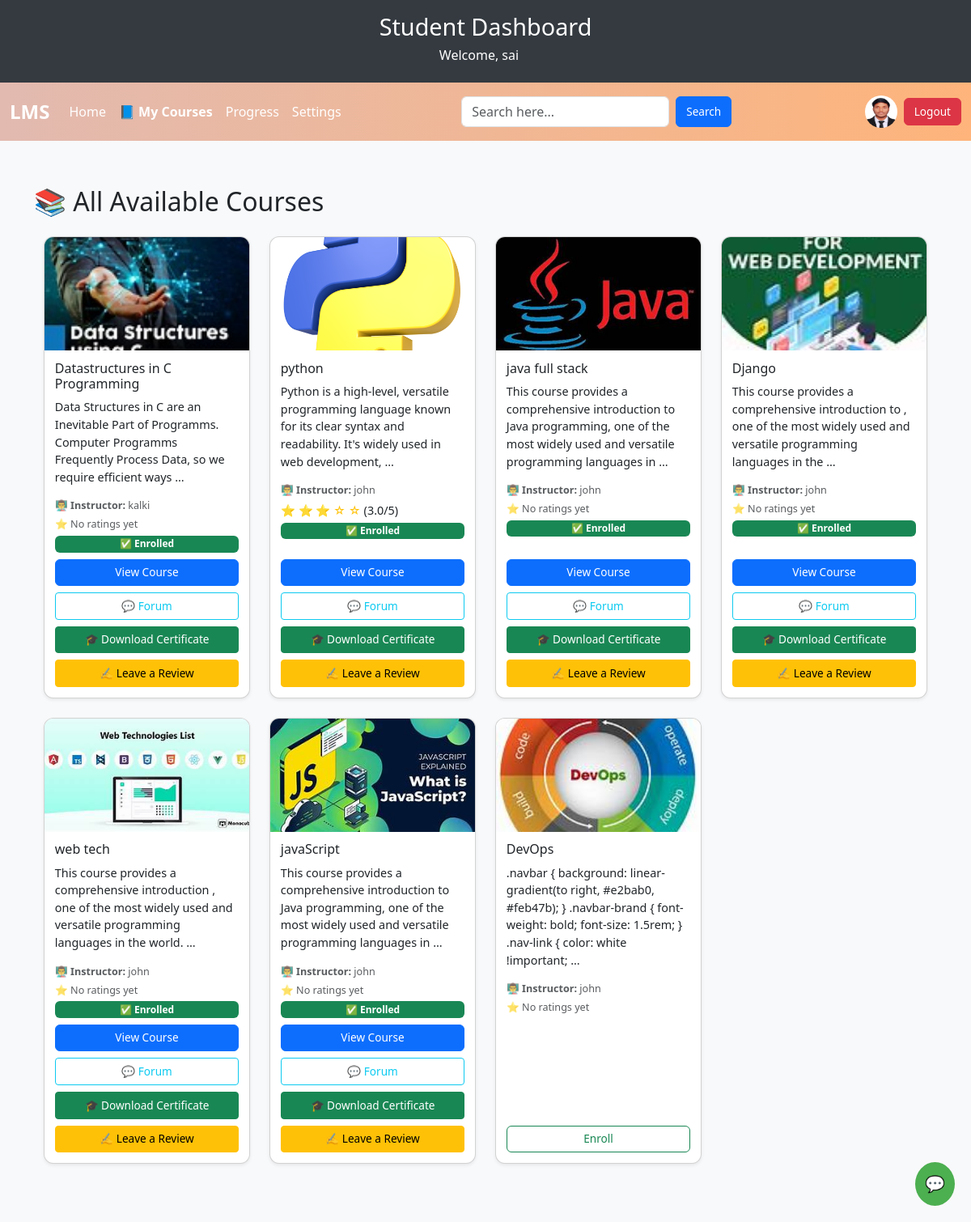
/student-dashboard/ (signed in), run on the app's committed database.
### lms/models.py (models this page shows, shortened)
class Student(models.Model):
    user = models.OneToOneField(User, on_delete=models.CASCADE)
    username = models.CharField(max_length=150, unique=True)
    email = models.EmailField(unique=True, null=True, blank=True)
    password = models.CharField(max_length=128,null=True, blank=True)
    role_type = models.CharField(max_length=10, default="student")
    profile_picture = models.ImageField(upload_to='profile_pics/', default='default.jpg') # ✅ Added
    dob = models.DateField(null=True, blank=True)
    gender = models.CharField(max_length=10, choices=[("Male", "Male"), ("Female", "Female")],default="Male")
    college = models.CharField(max_length=200, null=True, blank=True)
    permanent_address = models.TextField(null=True, blank=True)
    current_address = models.TextField(null=True, blank=True)
    summary = models.TextField(null=True, blank=True)

class Course(models.Model):
    title = models.CharField(max_length=200)
    description = models.TextField()
    teacher = models.ForeignKey(User, on_delete=models.CASCADE)
    created_at = models.DateTimeField(auto_now_add=True)
    num_lectures = models.IntegerField(default=0)
    thumbnail = models.ImageField(upload_to='course_thumbnails/', blank=True, null=True)  # New

### lms/views.py (the view, shortened to what this page needs)
# urls.py: path("student-dashboard/", student_dashboard_view, name="student_dashboard"),
@login_required
def student_dashboard_view(request):
    query = request.GET.get('q')  # Get search term from search bar
    courses = Course.objects.all()
    enrollments = Enrollment.objects.filter(student=request.user).select_related('course')
    enrolled_courses = []
    enrolled_course_ids = []
    for enrollment in enrollments:
        course = enrollment.course
        total_contents = CourseContent.objects.filter(course=course).count()
        completed_contents = StudentCourseProgress.objects.filter(enrollment=enrollment, is_completed=True).count()
        can_download_certificate = total_contents > 0 and completed_contents == total_contents  # ✅ Certificate eligibility check
        enrolled_courses.append({
            'course': course,
            'can_download_certificate': can_download_certificate
        })
        enrolled_course_ids.append(course.id)  # ✅ Add course.id
    return render(request, 'student_dashboard.html', {
        'courses': courses,
        'enrolled_courses': enrolled_courses,
         'enrolled_course_ids': enrolled_course_ids,
        'student_name': request.user.get_full_name() or request.user.username,
        'query': query  # Needed to display search term in UI
    })

### lms/templatetags/average_filters.py (called while the page is built)
@register.filter
def average(reviews, field):
    values = [getattr(r, field, 0) for r in reviews if getattr(r, field, None) is not None]
    if values:
        return sum(values) / len(values)
    return None

@register.filter
def star_rating(value):
    try:
        value = float(value)
    except (ValueError, TypeError):
        return ['empty'] * 5
    stars = []
    for i in range(1, 6):
        if value >= i:
            stars.append('full')
        elif value + 0.5 >= i:
            stars.append('half')
        else:
            stars.append('empty')
    return stars

### lms/templates/student_dashboard.html (shortened to what this page needs)
{% load custom_filters %}
{% load average_filters %}
{% load static %}
<!DOCTYPE html>
<html lang="en">
<head>
    <link rel="stylesheet" href="https://cdn.jsdelivr.net/npm/bootstrap@5.3.0-alpha3/dist/css/bootstrap.min.css">
</head>
<body>
    <header class="dashboard-header">
        <h1>Student Dashboard</h1>
        <h5 class="me-3">Welcome, {{ student_name }}</h5>
    </header>
  <nav class="navbar navbar-expand-lg navbar-light">
    <div class="container-fluid">
      <a class="navbar-brand text-white" href="#">LMS</a>
      <div class="collapse navbar-collapse" id="navbarNav">
        <ul class="navbar-nav me-auto mb-2 mb-lg-0">
          <li class="nav-item">
            <a class="nav-link text-white active" href="#">Home</a>
          </li>
          <li class="nav-item">
            <a class="nav-link text-white fw-bold" style="cursor: pointer;" href="{% url 'student_my_courses' %}">
              📘 My Courses
            </a>
          </li>
          <li class="nav-item">
            <a class="nav-link text-white" href="{% url 'student_progress' %}">Progress</a>
          </li>
          <li class="nav-item">
            <a class="nav-link text-white {% if request.path == '/settings/' %}active{% endif %}" href="{% url 'settings' %}">
              Settings
            </a>
          </li>
        </ul>
        <form class="d-flex me-3" method="GET">
          <input class="form-control me-2" type="search" name="q" placeholder="Search here..." value="{{ query|default:'' }}">
          <button class="btn btn-primary" type="submit">Search</button>
        </form>
             <ul class="navbar-nav ms-auto">
              <li class="nav-item">
                  <a href="{% url 'profile' %}" class="nav-link">
                      {% if request.user.student.profile_picture %}
                          <img src="{{ request.user.student.profile_picture.url }}"
                               alt="Profile" class="rounded-circle"
                               width="40" height="40">
                      {% else %}
                          <i class="bi bi-person-circle" style="font-size: 1.5rem;"></i>
                      {% endif %}
                  </a>
              </li>
          </ul>
        <a href="{% url 'logout' %}" class="btn btn-danger">Logout</a>
      </div>
    </div>
  </nav>
    <div class="container dashboard-container">
        <div class="row g-4">
            <div class="container py-5">
              <h2 class="mb-4">
                {% if query %}
                  🔍 Results for "{{ query }}"
                {% else %}
                  📚 All Available Courses
                {% endif %}
              </h2>
              <div class="container mt-4">
                <div class="row">
                  {% for course in courses %}
                  <div class="col-md-3 mb-4">
                    <div class="card h-100 shadow-sm">
                      {% if course.thumbnail %}
                        <img src="{{ course.thumbnail.url }}" class="card-img-top" alt="{{ course.title }}">
                      {% else %}
                        <img src="{% static 'images/default_course_thumbnail.png' %}" class="card-img-top" alt="Default Thumbnail">
                      {% endif %}
                      <div class="card-body d-flex flex-column">
                        <h5 class="card-title">{{ course.title }}</h5>
                        <p class="card-text">{{ course.description|truncatewords:20 }}</p>
                        <p class="text-muted small mb-1">
                          👨‍🏫 <strong>Instructor:</strong> {{ course.teacher.get_full_name|default:course.teacher.username }}
                       </p>
                        {% with course.reviews.all as reviews %}
                        {% if reviews %}
                          {% with reviews|average:"rating" as avg_rating %}
                            {% with avg_rating|floatformat:1 as avg %}
                              <p class="text-warning mb-1">
                                {% for star in avg|star_rating %}
                                  {% if star == 'full' %}
                                    ⭐
                                  {% elif star == 'half' %}
                                    ✩
                                  {% else %}
                                    ☆
                                  {% endif %}
                                {% endfor %}
                                <span class="text-dark">({{ avg }}/5)</span>
                              </p>
                            {% endwith %}
                          {% endwith %}
                        {% else %}
                          <p class="text-muted small mb-1">⭐ No ratings yet</p>
                        {% endif %}
                      {% endwith %}
                      {% if course.id in enrolled_course_ids %}
                      <span class="badge bg-success mb-2">✅ Enrolled</span>
                      <a href="{% url 'view_course' course.id %}" class="btn btn-primary mt-auto">View Course</a>
                      <a href="{% url 'course_forum' course.id %}" class="btn btn-outline-info btn-sm mt-2">💬 Forum</a>
                      <a href="{% url 'generate_certificate' course.id %}" class="btn btn-success btn-sm mt-2">🎓 Download Certificate</a>
                      <a href="{% url 'submit_review' course.id %}" class="btn btn-warning btn-sm mt-2">✍️ Leave a Review</a>
                    {% else %}
                      <a href="{% url 'enroll_course' course.id %}" class="btn btn-outline-success mt-auto">Enroll</a>
                    {% endif %}
                      </div>
                    </div>
                  </div>
                {% endfor %}
                   </div>
              </div>
    <button class="chatbot-button" onclick="toggleChatbot()">💬</button>
</body>
</html>

### lms/templates/student_dashboard.html (style rules this page uses)
body { background-color: #f8f9fa; }
.dashboard-header { background-color: #343a40; color: white; padding: 1rem; text-align: center; }
.dashboard-container { margin-top: 2rem; }
.navbar { background: linear-gradient(to right, #e2bab0, #feb47b); }
.navbar-brand { font-weight: bold; font-size: 1.5rem; }
.nav-link { color: white !important; }
.card.h-100 { max-width: 280px; margin: 0 auto; border-radius: 12px; overflow: hidden; transition: transform 0.3s ease; }
.card-img-top { height: 140px; object-fit: cover; }
.card-body { padding: 0.8rem; font-size: 0.9rem; }
.card-title { font-size: 1rem; margin-bottom: 0.5rem; }
.badge { font-size: 0.75rem; }
.btn { padding: 0.35rem 0.75rem; font-size: 0.85rem; }
.dashboard-header h1 { font-size: 1.8rem; }
.dashboard-header h5 { font-size: 1rem; }
body { transition: background-color 0.3s ease, color 0.3s ease; }
.chatbot-button { position: fixed; bottom: 20px; right: 20px; background: #4CAF50; color: white; border: none; padding: 12px; border-radius: 50%; font-size: 20px; cursor: pointer; }

### data on the page
Course: thumbnail (picture), title "Datastructures in C Programming", description "Data Structures in C are an Inevitable Part of Programms. Computer Programms Frequently Process Data, so we require efficient ways …", teacher.get_full_name "kalki", shows "⭐ No ratings yet", shows "✅ Enrolled"
Course: title "python", description "Python is a high-level, versatile programming language known for its clear syntax and readability. It's widely used in web development, …", teacher.get_full_name "john", avg "3.0", shows "✅ Enrolled"
Course: thumbnail (picture), title "java full stack", description "This course provides a comprehensive introduction to Java programming, one of the most widely used and versatile programming languages in …", teacher.get_full_name "john", shows "⭐ No ratings yet", shows "✅ Enrolled"
Course: thumbnail (picture), title "Django", description "This course provides a comprehensive introduction to , one of the most widely used and versatile programming languages in the …", teacher.get_full_name "john", shows "⭐ No ratings yet", shows "✅ Enrolled"
Course: thumbnail (picture), title "web tech", description "This course provides a comprehensive introduction , one of the most widely used and versatile programming languages in the world. …", teacher.get_full_name "john", shows "⭐ No ratings yet", shows "✅ Enrolled"
Course: thumbnail (picture), title "javaScript", description "This course provides a comprehensive introduction to Java programming, one of the most widely used and versatile programming languages in …", teacher.get_full_name "john", shows "⭐ No ratings yet", shows "✅ Enrolled"
Course: thumbnail (picture), title "DevOps", description ".navbar { background: linear-gradient(to right, #e2bab0, #feb47b); } .navbar-brand { font-weight: bold; font-size: 1.5rem; } .nav-link { color: white !important; …", teacher.get_full_name "john", shows "⭐ No ratings yet", shows "Enroll"

### other printed values
{{ student_name }} "sai"
